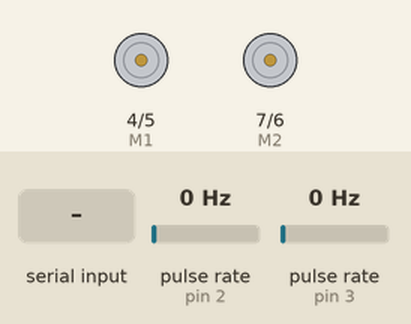
This sketch was run on a simulated Arduino Uno, built with avr-gcc and run on an emulated ATmega328P. On the bench: direction and speed pins drawn as motors (green arrow = direction pin HIGH = forward, orange = LOW = backward, longer = more drive). Wiring (inferred from the names in the program): 2 × pulse sensor: data pin 2 / data pin 3. The test bench sets the inputs (shaded band); at power-on: pulse rate (sensors on pin 2, pin 3) 0 Hz. What the sketch prints to the serial monitor is not drawn.

Above: at 1.2 s.
1.3 s: "w" received over Serial
At 2.4 s:
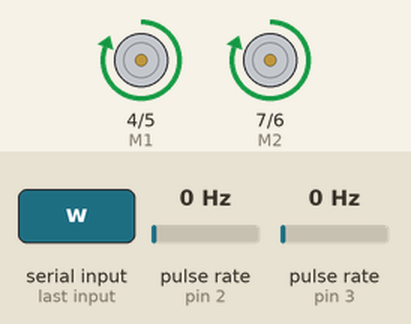
2.8 s: "s" received over Serial
At 3.5 s:
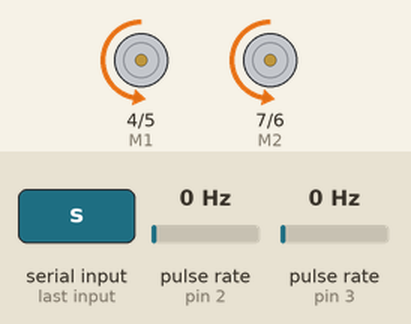
4.3 s: "a" received over Serial
At 4.7 s:
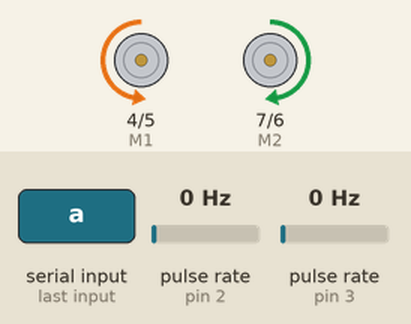
5.8 s: "d" received over Serial
At 7.0 s:
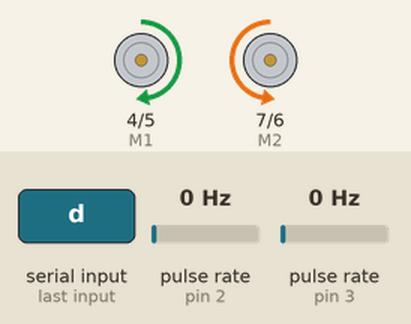
7.3 s: "x" received over Serial
At 8.1 s:
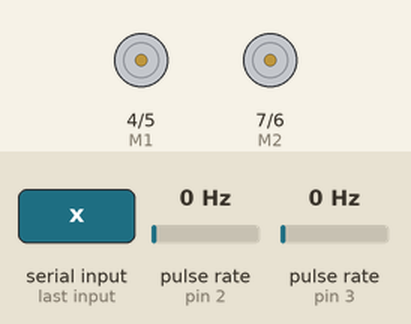
8.8 s: "t" received over Serial
At 9.3 s:
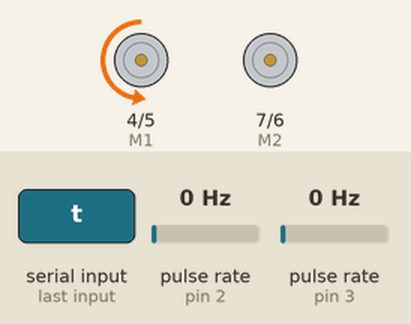
Timing chart, 0 to 11.3 s (numbered marks = the images above; inputs shaded):
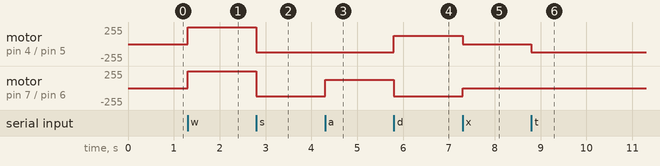

Measured:
- after the input at 1.3 s, motor on pin 4 (M1) / pin 5 (E1), motor on pin 7 (M2) / pin 6 (E2): stopped → forward 255/255 at once
- after the input at 2.8 s, motor on pin 4 (M1) / pin 5 (E1), motor on pin 7 (M2) / pin 6 (E2): forward 255/255 → backward 127/255 at once
- after the input at 4.3 s, motor on pin 7 (M2) / pin 6 (E2): backward 127/255 → forward 127/255 at once
- after the input at 5.8 s, motor on pin 4 (M1) / pin 5 (E1): backward 127/255 → forward 127/255 at once; motor on pin 7 (M2) / pin 6 (E2): forward 127/255 → backward 127/255 at once
- after the input at 7.3 s, motor on pin 4 (M1) / pin 5 (E1): forward 127/255 → stopped at once; motor on pin 7 (M2) / pin 6 (E2): backward 127/255 → stopped at once
- after the input at 8.8 s, motor on pin 4 (M1) / pin 5 (E1): stopped → backward 127/255 at once

The sketch:

serial_control.ino
```cpp
//Standard PWM DC control
int E1 = 5;     //M1 Speed Control
int E2 = 6;     //M2 Speed Control
int M1 = 4;    //M1 Direction Control
int M2 = 7;    //M1 Direction Control

void stop(void)                    //Stop
{
  digitalWrite(E1,LOW);
  digitalWrite(E2,LOW);
}
void advance(char a,char b)          //Move forward
{
  analogWrite (E1,a);      //PWM Speed Control
  digitalWrite(M1,HIGH);
  analogWrite (E2,b);
  digitalWrite(M2,HIGH);
}
void back_off (char a,char b)          //Move backward
{
  analogWrite (E1,a);
  digitalWrite(M1,LOW);
  analogWrite (E2,b);
  digitalWrite(M2,LOW);
}
void turn_L (char a,char b)             //Turn Left
{
  analogWrite (E1,a);
  digitalWrite(M1,LOW);
  analogWrite (E2,b);
  digitalWrite(M2,HIGH);
}
void turn_R (char a,char b)             //Turn Right
{
  analogWrite (E1,a);
  digitalWrite(M1,HIGH);
  analogWrite (E2,b);
  digitalWrite(M2,LOW);
}

//Wheel Encoders
int WheelEncoderLeft = 2;
int WheelEncoderRight = 3;
volatile int _encoder_step_left=0;
volatile int _encoder_step_right=0;
volatile int _old_state_right = 0;
volatile int _old_state_left = 0;

void reinit_encoders()
{
  _encoder_step_left = _encoder_step_right = 0;
  _old_state_right=digitalRead(WheelEncoderRight);
  _old_state_left=digitalRead(WheelEncoderLeft);
}

void read_encoders()
{
    if(get_encoder_step(WheelEncoderRight, _old_state_right))
    {
      _encoder_step_right++;
      Serial.print("Right:");
      Serial.println(_encoder_step_right);
    }

    if(get_encoder_step(WheelEncoderLeft, _old_state_left))
    {
      _encoder_step_left++;
      Serial.print("Left:");
      Serial.println(_encoder_step_left);
    }
}

boolean get_encoder_step(const int iEnc, volatile int &old_dr)
{
  int dr=digitalRead(iEnc);
  if(dr!=old_dr)
  {
    old_dr = dr;
    return true;
  }

  return false;
}

void setup(void)
{
  pinMode(WheelEncoderLeft, INPUT);
  pinMode(WheelEncoderRight, INPUT);
  reinit_encoders();

  attachInterrupt(0, read_encoders, CHANGE);
  attachInterrupt(1, read_encoders, CHANGE);

  int i;
  for(i=4;i<=7;i++)
    pinMode(i, OUTPUT);
  Serial.begin(19200);      //Set Baud Rate
  Serial.println("Run keyboard control");
}

void loop(void)
{
  if (Serial.available()) {
    char val = Serial.read();
    if(val != -1)
    {
      switch(val)
      {
      case 'w'://Move Forward
        advance (255,255);   //move forward in max speed
        break;
      case 's'://Move Backward
        back_off (127,127);   //move back at half the speed
        break;
      case 'a'://Turn Left
        turn_L (127,127);
        break;
      case 'd'://Turn Right
        turn_R (127,127);
        break;
      case 'z':
        Serial.println("Hello");
        break;
      case 'x':
        stop();
        break;
      case 't': // Test
        back_off (127, 0); // Move only one wheel
        break;
      }
    }
    else stop();
  }
}
```
